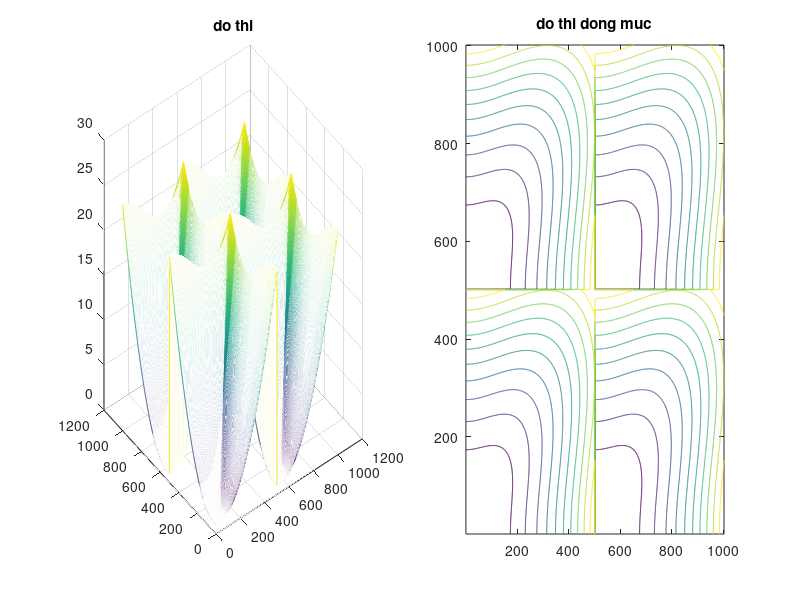

Write MATLAB code to recreate this figure.
%4.18
clc

[x, y] = meshgrid([0:0.01:5, 0:0.01:5]);
%[x, y] = meshgrid([0:pi/100:2*pi, 0:pi/100:2*pi]);
z = 1 + ( (x.^4 + y.^4)./(1 + x.^2 + y.^2) );

subplot(1, 2, 1); mesh(z); title('do thi');
subplot(1, 2, 2); contour(z); title('do thi dong muc');